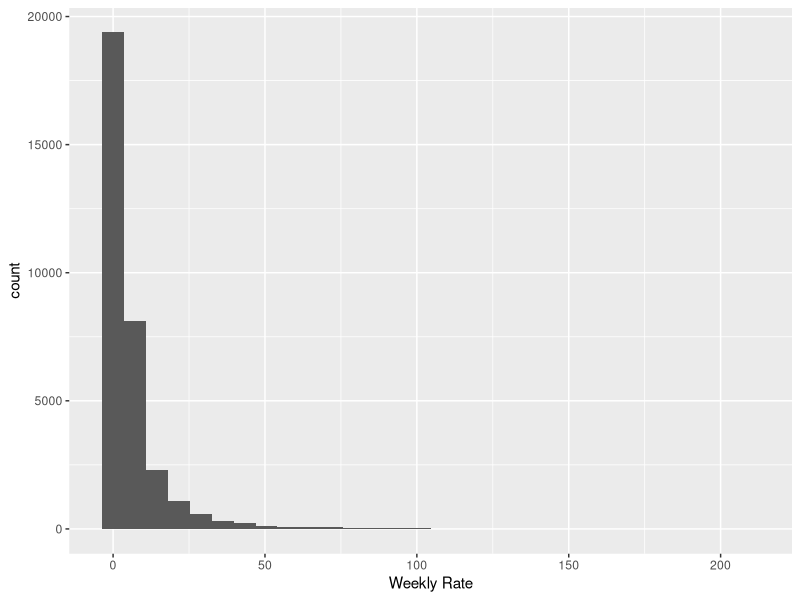
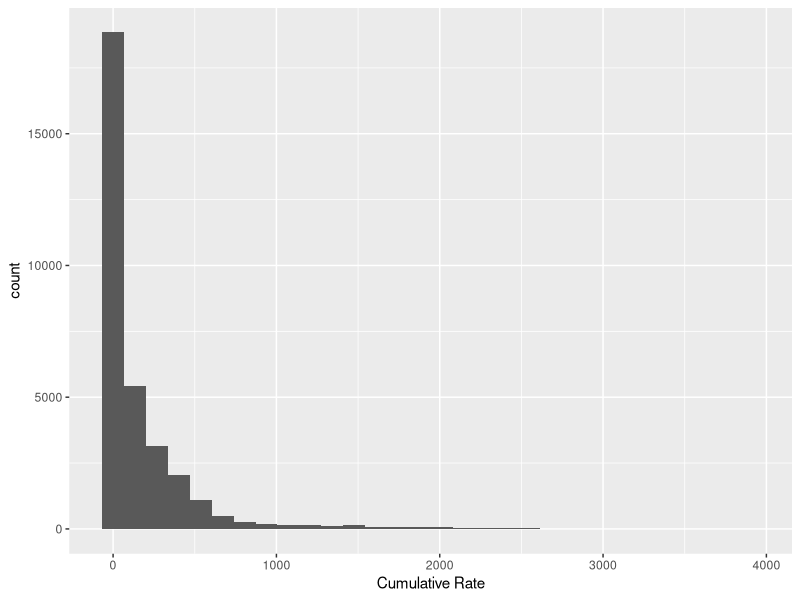

The R script that drew these images, in order:
# Week 2 assignment 
# Cleans RESP-NET data 
# Saves clean version of file as .RDS file

library(tidyverse)
library(readr)
library(dplyr)

respTable <- read_csv("Rates_of_Laboratory-Confirmed_RSV__COVID-19__and_Flu_Hospitalizations_from_the_RESP-NET_Surveillance_Systems_20240115.csv")

problems(respTable)
summary(respTable)


print(ggplot(respTable, aes(x=`Weekly Rate`))
      + geom_histogram()
)

print(ggplot(respTable, aes(x=`Cumulative Rate`))
      + geom_histogram()
      )

respTableClean <- ( respTable 
                    %>% filter(!is.na(`Weekly Rate`),
                               !is.na(`Cumulative Rate`),
                               !is.na(Sex),
                               !is.na(`Race/Ethnicity`))
)

## BMB: you could also use respTable %>% tidyr::drop_na() for this
## * I often use this cleaning step to change variable names to computer-friendly
## ones (e.g. in particular no spaces), via dplyr::rename()
## * You should also consider changing character vectors to factors,
## with sensible orderings (to do it by brute force, you can use
## mutate(across(where(is.character), factor))
## * you should consider creating a date variable from your Season and week variables (if you ever want to plot a long time series)

saveRDS(respTableClean, "respTableClean.rds")

## mark: 2
